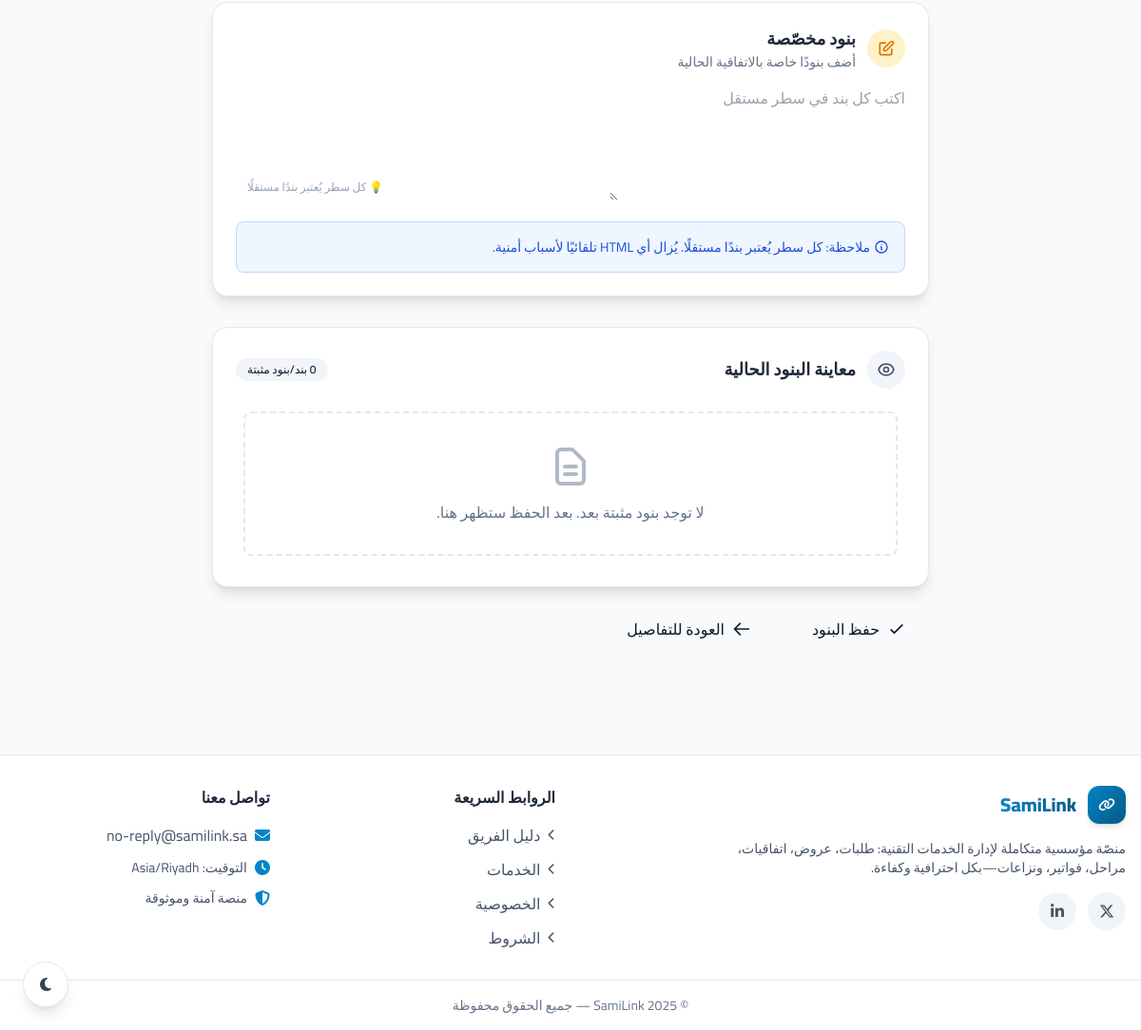
The app's page /agreements/6/finalize-clauses/ (signed in, lower part), older data.
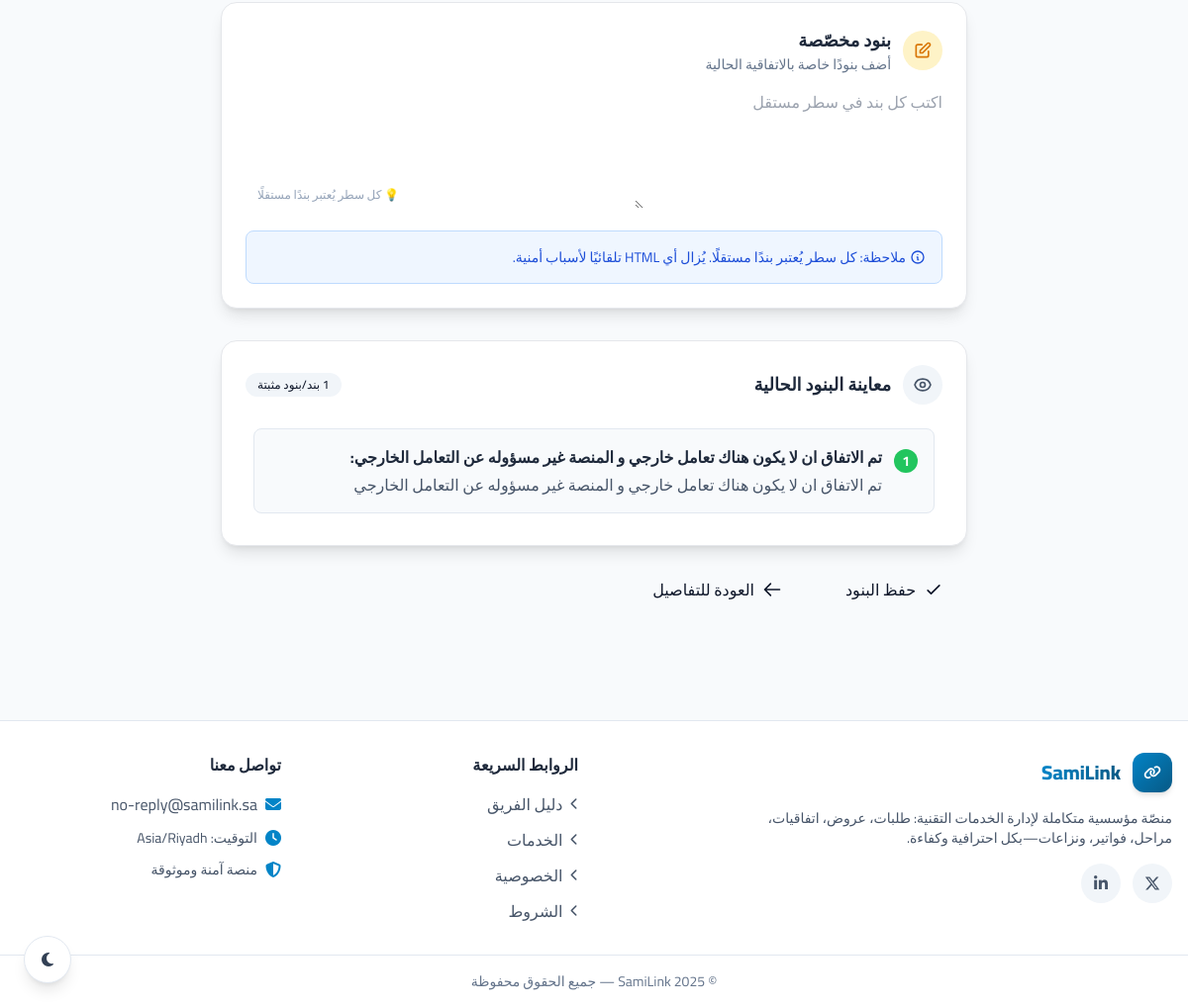
The same page, newer data.
### agreements/models.py (models this page shows, shortened)
class AgreementClauseItem(models.Model):
    agreement = models.ForeignKey(
        "agreements.Agreement",
        on_delete=models.CASCADE,
        related_name="clause_items",
        verbose_name="الاتفاقية",
    )
    clause = models.ForeignKey(
        AgreementClause,
        on_delete=models.SET_NULL,
        null=True,
        blank=True,
        verbose_name="البند الجاهز",
    )
    custom_text = models.TextField("نص مخصص", blank=True)
    position = models.PositiveIntegerField("الترتيب", default=1)
    class Meta:
        verbose_name = "بند ضمن الاتفاقية"
        verbose_name_plural = "بنود الاتفاقية المختارة"
        ordering = ["position", "id"]
        constraints = [
            models.UniqueConstraint(
                fields=["agreement", "position"],
                name="uniq_clauseitem_position_per_agreement",
            ),
        ]

class AgreementClause(models.Model):
    key = models.SlugField("المعرّف الفريد", unique=True, help_text="معرف فريد (بالإنجليزية) للبند")
    title = models.CharField("عنوان البند", max_length=200)
    body = models.TextField("نص البند")
    is_active = models.BooleanField("مفعل؟", default=True)
    created_at = models.DateTimeField(auto_now_add=True)
    updated_at = models.DateTimeField(auto_now=True)
    class Meta:
        verbose_name = "بند اتفاقية"
        verbose_name_plural = "بنود الاتفاقية"
        ordering = ["title"]
    def __str__(self) -> str:  # pragma: no cover
        return f"{self.title} ({'مفعل' if self.is_active else 'موقوف'})"

### agreements/urls.py (the view)
# urls.py: urlpatterns.append(path("<int:pk>/finalize-clauses/", _finalize_pk, name="finalize_clauses"))
def _finalize_pk(request, pk: int, **kwargs):
    fn = getattr(views, "finalize_clauses", None) or getattr(views, "finalize", None)
    return _call_with_pk_or_agreement_id(fn, request, pk, **kwargs)

### agreements/forms.py (shortened to what this page needs)
class AgreementClauseSelectForm(forms.Form):
    clauses = forms.ModelMultipleChoiceField(
        label=("اختر البنود الجاهزة"),
        queryset=AgreementClause.objects.none(),
        widget=forms.CheckboxSelectMultiple,
        required=False,
        help_text=("يمكن تحديد أكثر من بند. البنود الظاهرة مفعّلة فقط."),
    )
    custom_clauses = forms.CharField(
        label=("بنود مخصصة (اختياري)"),
        required=False,
        widget=forms.Textarea(
            attrs={
                "rows": 5,
                "dir": "rtl",
                "placeholder": "اكتب كل بند في سطر مستقل",
            }
        ),
        help_text=("اكتب كل بند في سطر مستقل. التنقية النهائية تتم داخل نموذج العنصر."),
    )
    def __init__(self, *args, **kwargs):
        super().__init__(*args, **kwargs)
        self.fields["clauses"].queryset = AgreementClause.objects.filter(is_active=True).order_by("title")

### agreements/views.py (called while the page is built)
def _is_admin(user) -> bool:
    return bool(
        getattr(user, "is_superuser", False)
        or getattr(user, "is_staff", False)
        or getattr(user, "role", "") == "admin"
    )

### templates/agreements/finalize_clauses.html (shortened to what the changed rows need)
{% extends "base.html" %}
{% load static %}
{% block content %}
<section class="max-w-5xl mx-auto px-4 py-8 rtl" dir="rtl">
  <form method="post" class="space-y-8" novalidate>
    <div class="rounded-2xl border bg-white dark:bg-slate-800 p-6 shadow-lg fade-in card-hover">
      <div class="flex items-center mb-4">
        <div>
          <h2 class="text-lg font-bold text-slate-800 dark:text-white">بنود مخصّصة</h2>
        </div>
      </div>
    </div>
    <div class="rounded-2xl border bg-white dark:bg-slate-800 p-6 shadow-lg fade-in card-hover">
      <div class="flex items-center justify-between mb-4">
        <div class="flex items-center">
          <h2 class="text-lg font-bold text-slate-800 dark:text-white">معاينة البنود الحالية</h2>
        </div>
      </div>
      <div class="space-y-3 max-h-80 overflow-y-auto p-2">
        {% for item in agreement.clause_items.all %}
          <div class="preview-item p-4 rounded-lg bg-slate-50 dark:bg-slate-700/50 border border-slate-200 dark:border-slate-600">
            <div class="flex">
              <span class="flex items-center justify-center w-6 h-6 bg-green-500 rounded-full text-sm font-bold text-white ml-3 mt-1 flex-shrink-0">
                {{ forloop.counter }}
              </span>
              <div class="flex-1">
                {% if item.clause %}
                  <strong class="text-slate-800 dark:text-slate-200 block mb-1">{{ item.clause.title }}:</strong>
                  <span class="text-slate-600 dark:text-slate-400 leading-6">{{ item.clause.body }}</span>
                {% else %}
                  <span class="text-slate-600 dark:text-slate-400 leading-6">{{ item.custom_text }}</span>
                {% endif %}
              </div>
            </div>
          </div>
        {% empty %}
          <div class="text-center py-8 text-slate-500 dark:text-slate-400 border-2 border-dashed rounded-lg">
            لا توجد بنود مثبتة بعد. بعد الحفظ ستظهر هنا.
          </div>
        {% endfor %}
      </div>
    </div>
  </form>
</section>
{% endblock %}

Row changes from the older to the newer data that the page shows:
added AgreementClauseItem: clause "تم الاتفاق ان لا يكون هناك تعامل خارجي و المنصة غير مسؤوله عن التعامل الخارجي", clause.body "تم الاتفاق ان لا يكون هناك تعامل خارجي و المنصة غير مسؤوله عن التعامل الخارجي"
Text that changed along with them:
text no longer shown: "لا توجد بنود مثبتة بعد. بعد الحفظ ستظهر هنا."
